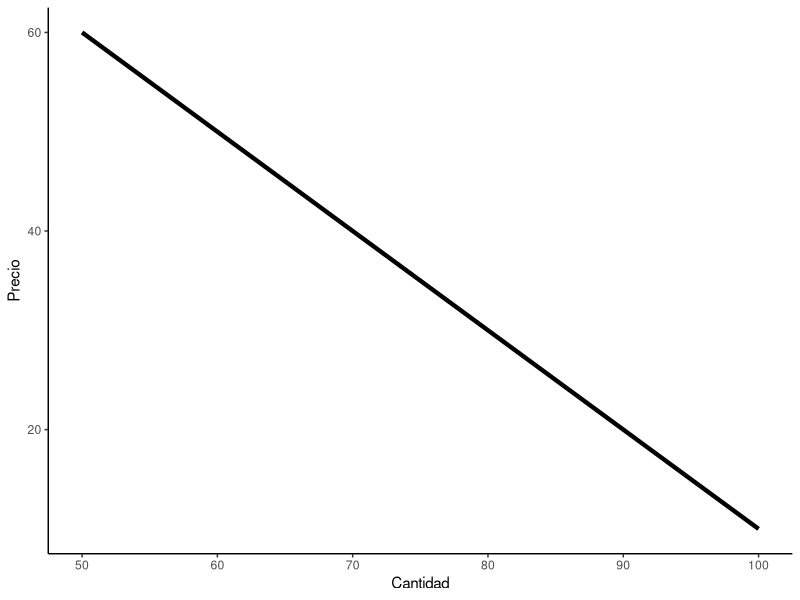
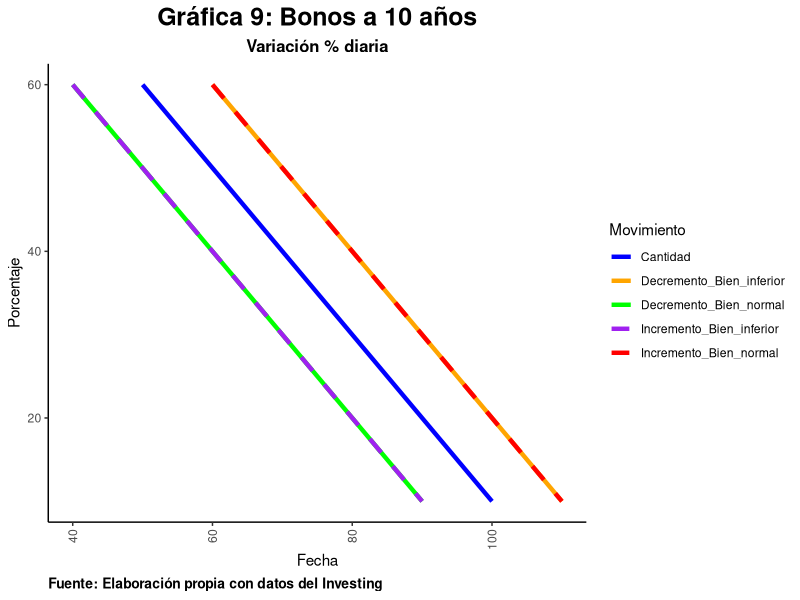

These charts were generated, in order, by the following R code:
#-----------------------------
#------Macroeconomía---------
#-----------------------------

library(tidyverse)

#Actividad 1 
{
#Cambios en la demanda y la oferta

Precio <- c(10, 20, 30, 40, 50, 60)
Cantidad <- c(100, 90, 80, 70, 60, 50)
Demanda <- data.frame(Precio, Cantidad)

ggplot() + 
  geom_line(aes(x=Cantidad, y=Precio), color="black", size=1.5) + 
  theme_classic()

}

# Gráficas incisos a) al d)
{
  
Incremento_Bien_normal <- Cantidad+10
Incremento_Bien_inferior <- Cantidad-10
Decremento_Bien_normal <- Incremento_Bien_inferior
Decremento_Bien_inferior <- Incremento_Bien_normal

Demanda <- data.frame(Precio, Cantidad, Incremento_Bien_normal,
                      Incremento_Bien_inferior, Decremento_Bien_normal,
                      Decremento_Bien_inferior)
    
Demanda <- Demanda %>% gather(key="Movimiento",value = "Cantidad",-Precio)


ggplot(Demanda, aes(x = Cantidad, y = Precio, group = Movimiento)) +
  geom_line(aes(color = Movimiento, linetype = Movimiento), size = 1.5) +
  theme(axis.text.x = element_text(angle = 90)) +
  theme_classic() +
  labs(title = "Gráfica 9: Bonos a 10 años",
       subtitle = "Variación % diaria",
       x = "Fecha", y = "Porcentaje",
       caption = "Fuente: Elaboración propia con datos del Investing") +
  theme(plot.title = element_text(hjust = 0.5, face = "bold", size = 18),
        plot.caption = element_text(hjust = 0, face = "bold", size = 10),
        plot.subtitle = element_text(hjust = 0.5, face = "bold", size = 12),
        axis.text.x = element_text(angle = 90, vjust = 0.5, hjust = 1)) +
  scale_color_manual(values = c("blue", "orange", "green", "purple", "red")) +
  scale_linetype_manual(values = c("solid", "solid", "solid", "dashed", "dashed"))

}

